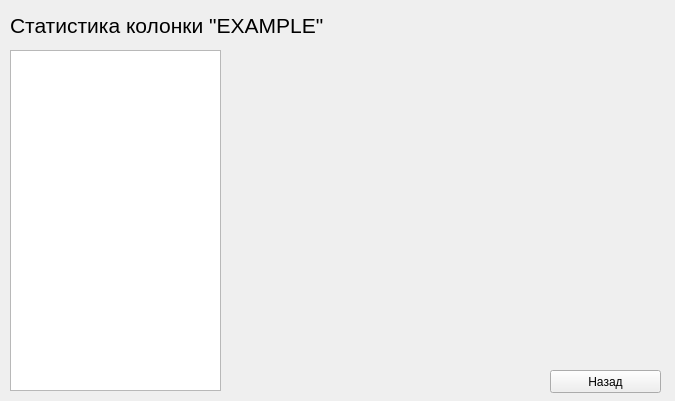
<?xml version="1.0" encoding="UTF-8"?>
<ui version="4.0">
 <class>MainWindow</class>
 <widget class="QMainWindow" name="MainWindow">
  <property name="geometry">
   <rect>
    <x>0</x>
    <y>0</y>
    <width>675</width>
    <height>401</height>
   </rect>
  </property>
  <property name="windowTitle">
   <string>Статистика</string>
  </property>
  <widget class="QWidget" name="centralwidget">
   <widget class="QLabel" name="label">
    <property name="geometry">
     <rect>
      <x>10</x>
      <y>10</y>
      <width>571</width>
      <height>31</height>
     </rect>
    </property>
    <property name="font">
     <font>
      <pointsize>16</pointsize>
     </font>
    </property>
    <property name="text">
     <string>Статистика колонки &quot;EXAMPLE&quot;</string>
    </property>
   </widget>
   <widget class="QListWidget" name="listWidget">
    <property name="geometry">
     <rect>
      <x>10</x>
      <y>50</y>
      <width>211</width>
      <height>341</height>
     </rect>
    </property>
   </widget>
   <widget class="QPushButton" name="pushButton">
    <property name="geometry">
     <rect>
      <x>550</x>
      <y>370</y>
      <width>111</width>
      <height>23</height>
     </rect>
    </property>
    <property name="text">
     <string>Назад</string>
    </property>
   </widget>
   <widget class="QLabel" name="label_2">
    <property name="geometry">
     <rect>
      <x>240</x>
      <y>60</y>
      <width>421</width>
      <height>301</height>
     </rect>
    </property>
    <property name="font">
     <font>
      <pointsize>9</pointsize>
     </font>
    </property>
    <property name="text">
     <string/>
    </property>
    <property name="scaledContents">
     <bool>false</bool>
    </property>
    <property name="alignment">
     <set>Qt::AlignLeading|Qt::AlignLeft|Qt::AlignTop</set>
    </property>
   </widget>
  </widget>
 </widget>
 <resources/>
 <connections/>
</ui>
